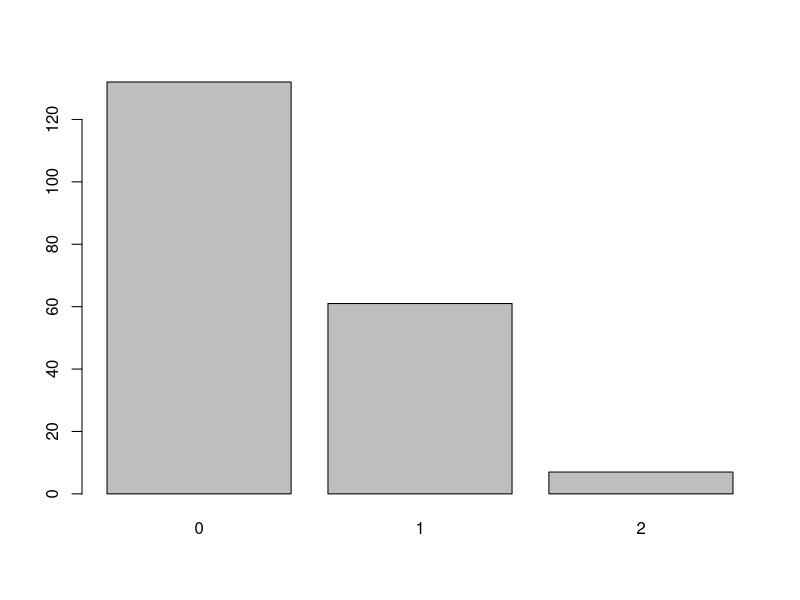
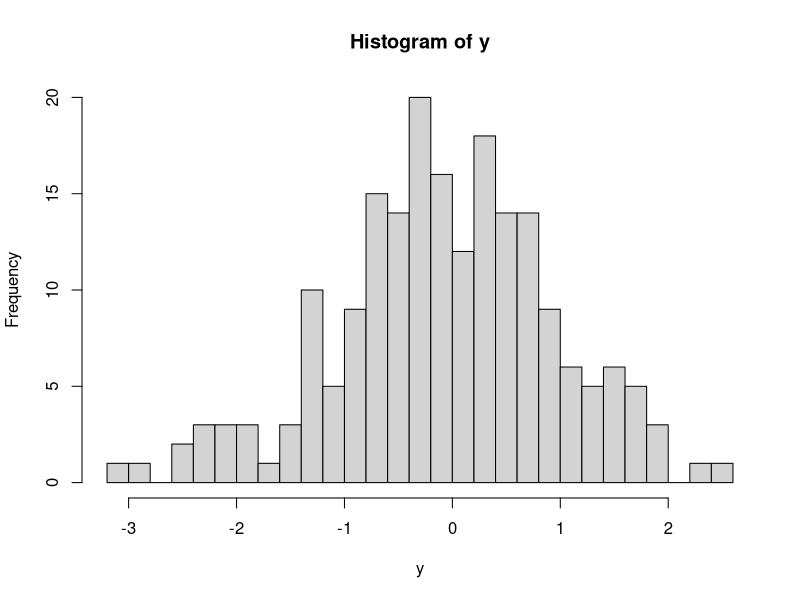
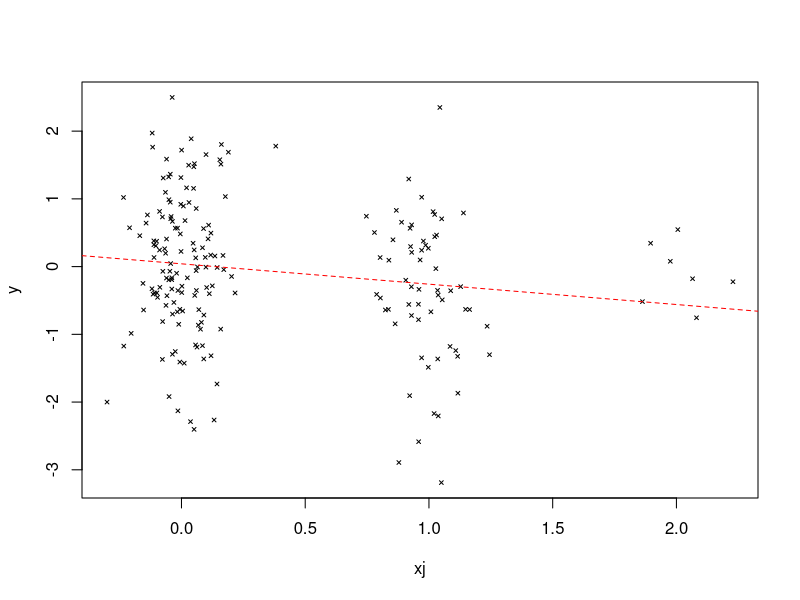

These figures' R source, in order:
# Small illustration of using linear regression to estimate the effect
# of an alele on a phenotype.
set.seed(1)

# This is the number of samples to simulate.
n <- 200 

# Simulate the genotypes.
# f is the frequency of the alternative allele (encoded as a 1).
f <- 0.2 
x <- (runif(n) < f) +
     (runif(n) < f)
barplot(table(x))

# Simulate the phenotypes.
# b is how much Y increases (on average) for each copy of the 1 allele.
# se = phenotype variation (standard deviation) due to non-genetic factors.
b  <- -0.3
se <- 1
y <- rnorm(n,x*b,se)
hist(y,n = 32)

# Find the "best fit" line relating genotype (x) to phenotype (y);
# i.e., perform linear regression of y given x.
xj <- x + rnorm(n,sd = 0.1)
plot(xj,y,pch = 4,cex = 0.5)
fit <- lm(y ~ x)
summary(fit)
b0 <- coef(fit)["(Intercept)"]
b  <- coef(fit)["x"]
abline(a = b0,b = b,col = "red",lty = "dashed")
